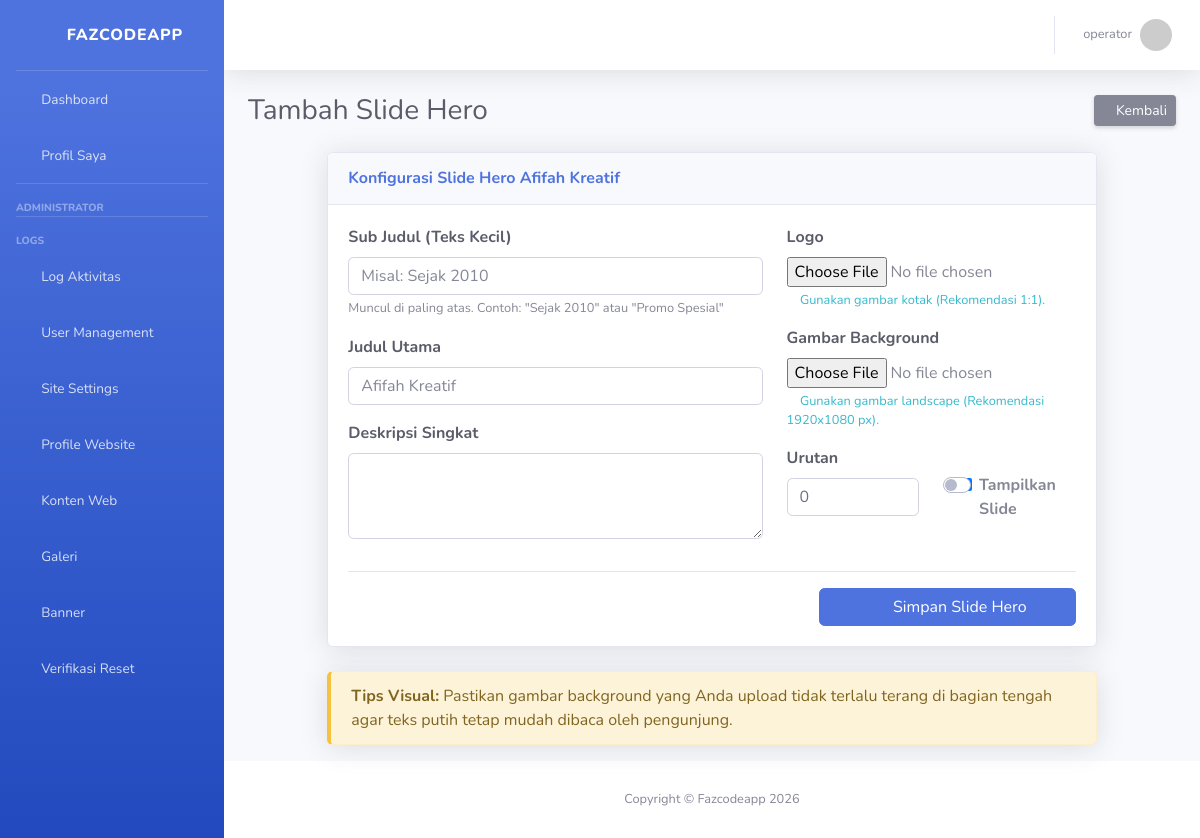
Page /dashboard/hero/add/ (signed in) on the committed database.
### apps/dashboard/models.py (models this page shows, shortened)
class SiteSetting(models.Model):
    site_name = models.CharField(max_length=100, default="Fazcodeapp")
    active_theme = models.CharField(max_length=50, default="sb_admin")
    class Meta:
        app_label = 'dashboard' # Menegaskan ini milik app dashboard

### apps/accounts/models.py (models this page shows, shortened)
class User(AbstractUser):
    class Role(models.TextChoices):
        SUPERADMIN = "SUPERADMIN", "Super Admin"
        ADMIN = "ADMIN", "Administrator"
        OPERATOR = "OPERATOR", "Operator"
        USER = "USER", "Regular User"
    role = models.CharField(
        max_length=20,
        choices=Role.choices,
        default=Role.USER
    )

### apps/accounts/decorators.py (the view)
    def wrapper_func(request, *args, **kwargs):
        if request.user.role == 'ADMIN' or request.user.role == 'SUPERADMIN':
            return view_func(request, *args, **kwargs)
        else:
            messages.error(request, "Anda tidak memiliki izin akses ke halaman ini.")
            return redirect('dashboard:index') # Lempar ke halaman yang aman

### apps/rental/forms.py
class HeroSliderForm(forms.ModelForm):
    class Meta:
        model = HeroSlider
        fields = ['logo','sub_judul', 'judul_utama', 'deskripsi', 'gambar_bg', 'order', 'is_active']
        widgets = {
            'logo': forms.FileInput(attrs={'class': 'form-control-file'}),
            'sub_judul': forms.TextInput(attrs={'class': 'form-control', 'placeholder': 'Misal: Sejak 2010'}),
            'judul_utama': forms.TextInput(attrs={'class': 'form-control', 'placeholder': 'Afifah Kreatif'}),
            'deskripsi': forms.Textarea(attrs={'class': 'form-control', 'rows': 3}),
            'gambar_bg': forms.FileInput(attrs={'class': 'form-control-file'}),
            'order': forms.NumberInput(attrs={'class': 'form-control'}),
            'is_active': forms.CheckboxInput(attrs={'class': 'form-check-input'}),
        }

### apps/dashboard/context_processors.py (called while the page is built)
def theme_settings(request):
    config = SiteSetting.objects.first()
    return {
        'ACTIVE_THEME': f'themes/{config.active_theme}/' if config else 'themes/sb_admin/',
        'APP_NAME': config.site_name if config else 'Fazcodeapp'
    }

### apps/rental/views.py (called while the page is built)
@login_required
@admin_only
def admin_hero_add(request):
    if request.method == 'POST':
        form = HeroSliderForm(request.POST, request.FILES)
        if form.is_valid():
            slide = form.save()
            AuditLog.objects.create(
                user=request.user, aksi='CREATE', tabel='HeroSlider',
                keterangan=f"Menambah slide hero: {slide.judul_utama}",
                ip_address=get_client_ip(request)
            )
            messages.success(request, "Slide hero berhasil ditambahkan!")
            return redirect('rental:admin_hero_list')
    else:
        form = HeroSliderForm()
    return render(request, 'apps/rental/dashboard/hero_form.html', {'form': form, 'title': 'Tambah Slide Hero'})

### templates/apps/rental/dashboard/hero_form.html (shortened to what this page needs)
{% extends "base.html" %}
{% block content %}
<div class="d-sm-flex align-items-center justify-content-between mb-4">
    <h1 class="h3 mb-0 text-gray-800">{{ title }}</h1>
    <a href="{% url 'rental:admin_hero_list' %}" class="btn btn-secondary btn-sm shadow-sm">
        <i class="fas fa-arrow-left fa-sm"></i> Kembali
    </a>
</div>
<div class="row">
    <div class="col-lg-10 mx-auto">
        <div class="card shadow mb-4">
            <div class="card-header py-3">
                <h6 class="m-0 font-weight-bold text-primary">Konfigurasi Slide Hero Afifah Kreatif</h6>
            </div>
            <div class="card-body">
                <form method="POST" enctype="multipart/form-data">
                    <div class="row">
                        <div class="col-md-7">
                            <div class="form-group mb-3">
                                <label class="font-weight-bold text-dark">Sub Judul (Teks Kecil)</label>
                                {{ form.sub_judul }}
                                <small class="text-muted">Muncul di paling atas. Contoh: "Sejak 2010" atau "Promo Spesial"</small>
                            </div>
                            <div class="form-group mb-3">
                                <label class="font-weight-bold text-dark">Judul Utama</label>
                                {{ form.judul_utama }}
                            </div>
                            <div class="form-group mb-3">
                                <label class="font-weight-bold text-dark">Deskripsi Singkat</label>
                                {{ form.deskripsi }}
                            </div>
                        </div>
                        <div class="col-md-5">
                            <div class="form-group mb-3">
                                <label class="font-weight-bold text-dark">Logo</label>
                                {{ form.logo }}
                                <small class="text-info d-block mt-1">
                                    <i class="fas fa-info-circle"></i> Gunakan gambar kotak (Rekomendasi 1:1).
                                </small>
                            </div>
                            <div class="form-group mb-3">
                                <label class="font-weight-bold text-dark">Gambar Background</label>
                                {{ form.gambar_bg }}
                                <small class="text-info d-block mt-1">
                                    <i class="fas fa-info-circle"></i> Gunakan gambar landscape (Rekomendasi 1920x1080 px).
                                </small>
                            </div>
                            <div class="row">
                                <div class="col-6">
                                    <div class="form-group mb-3">
                                        <label class="font-weight-bold text-dark">Urutan</label>
                                        {{ form.order }}
                                    </div>
                                </div>
                                <div class="col-6 d-flex align-items-center mt-3">
                                    <div class="custom-control custom-switch">
                                        {{ form.is_active }}
                                        <label class="custom-control-label font-weight-bold" for="{{ form.is_active.id_for_label }}">Tampilkan Slide</label>
                                    </div>
                                </div>
                            </div>
                        </div>
                    </div>
                    <hr>
                    <div class="text-right">
                        <button type="submit" class="btn btn-primary px-5">
                            <i class="fas fa-save mr-2"></i> Simpan Slide Hero
                        </button>
                    </div>
                </form>
            </div>
        </div>
        <div class="alert alert-warning border-left-warning shadow" role="alert">
            <strong>Tips Visual:</strong> Pastikan gambar background yang Anda upload tidak terlalu terang di bagian tengah agar teks putih tetap mudah dibaca oleh pengunjung.
        </div>
    </div>
</div>
{% endblock %}

### templates/themes/sb_admin/base_theme.html (shortened to what this page needs)
{% load static %}
<!DOCTYPE html>
<html lang="en">
<head>
    <link href="{% static 'vendor/fontawesome-free/css/all.min.css' %}" rel="stylesheet" type="text/css">
    <link href="{% static 'css/sb-admin-2.min.css' %}" rel="stylesheet">
</head>
<body id="page-top">
    <div id="wrapper">
        <ul class="navbar-nav bg-gradient-primary sidebar sidebar-dark accordion" id="accordionSidebar">
            <a class="sidebar-brand d-flex align-items-center justify-content-center" href="/">
                <div class="sidebar-brand-icon rotate-n-15"><i class="fas fa-code"></i></div>
                <div class="sidebar-brand-text mx-3">{{ APP_NAME }}</div>
            </a>
            <hr class="sidebar-divider my-0">
            {% include ACTIVE_THEME|add:"includes/_sidebar.html" %}
        </ul>
        <div id="content-wrapper" class="d-flex flex-column">
            <div id="content">
                {% include ACTIVE_THEME|add:"includes/_topbar.html" %}
                <div class="container-fluid">
                    {% block content %}{% endblock %}
                </div>
            </div>
            <footer class="sticky-footer bg-white">
                <div class="container my-auto">
                    <div class="copyright text-center my-auto">
                        <span>Copyright &copy; {{ APP_NAME }} 2026</span>
                    </div>
                </div>
            </footer>
        </div>
    </div>
</body>
</html>

### templates/themes/sb_admin/includes/_topbar.html (shortened to what this page needs)
<nav class="navbar navbar-expand navbar-light bg-white topbar mb-4 static-top shadow">
    <ul class="navbar-nav ml-auto">
        <li class="nav-item dropdown no-arrow">
            <a class="nav-link dropdown-toggle" href="#" id="userDropdown" role="button" data-toggle="dropdown" aria-haspopup="true" aria-expanded="false">
                <span class="mr-2 d-none d-lg-inline text-gray-600 small">
                    {{ user.username }}
                </span>
                <img class="img-profile rounded-circle" src="https://ui-avatars.com/api/?name={{ user.username }}&background=4e73df&color=fff">
            </a>
        </li>
    </ul>
</nav>

### rows in the picture
SiteSetting: site_name "FAZCODEAPP", site_name "Fazcodeapp"
User: username "operator"

### other values in the picture
{{ title }} "Tambah Slide Hero"
